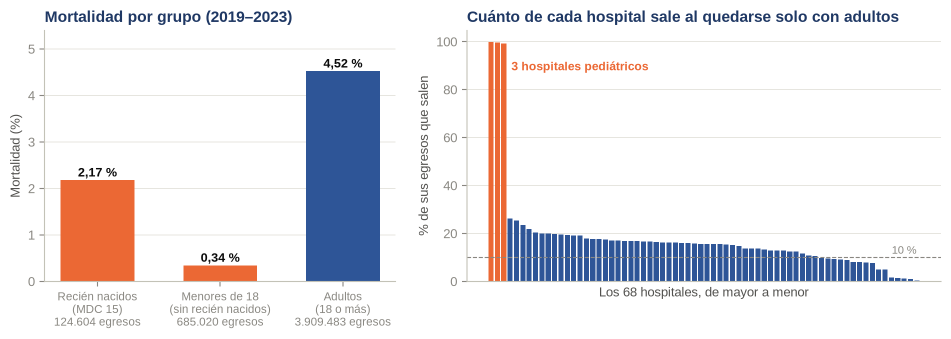
#> input picture fase2_eda/analisis_complementario/g17_menores_rn.png, 1901 x 678 px (shown at 1/2 size); its folder holds only this picture in this run
$ python -i calidad.py   (imports and definitions only)
#> lines starting #> are read from the running program, lines starting #| are printed output that depends on the picture
### fase2_eda/eda/graficos.py
"""Infraestructura gráfica: estilo apto para daltonismo, pie con fuente e índice de figuras.

Reglas (requisito de la Fase 2):
- Backend Agg, paleta Okabe-Ito, PNG a 150 dpi sin metadatos variables: la salida es idéntica
  byte a byte entre corridas.
- Títulos y ejes en español; pie con la fuente (extracto o completo), los años y la nota de supresión.
- Ningún gráfico sin CSV de respaldo: las funciones reciben tablas leídas desde ``salidas/.../tablas``
  y ``guardar_figura`` falla si el CSV indicado no existe.
- Las figuras por hospital llevan aviso de uso interno y usan códigos, no nombres (decisión 10).
"""

from __future__ import annotations

from collections.abc import Callable, Sequence
from dataclasses import dataclass
from pathlib import Path

import matplotlib

matplotlib.use("Agg", force=True)

import matplotlib.pyplot as plt  # noqa: E402
import numpy as np  # noqa: E402
import polars as pl  # noqa: E402
from cycler import cycler  # noqa: E402
from matplotlib.colorbar import Colorbar  # noqa: E402
from matplotlib.colors import LinearSegmentedColormap  # noqa: E402
from matplotlib.figure import Figure  # noqa: E402
from matplotlib.transforms import Bbox  # noqa: E402

from .manifiesto import sha256_archivo  # noqa: E402

OKABE_ITO = ["#0072B2", "#E69F00", "#009E73", "#D55E00", "#56B4E9", "#CC79A7", "#F0E442", "#000000"]
GRIS_SUPRIMIDO = "#D9D9D9"
CMAP_DIVERGENTE = LinearSegmentedColormap.from_list("okabe_div", ["#0072B2", "#FFFFFF", "#D55E00"])
CMAP_SECUENCIAL = "viridis"
DPI = 150
TAMANO = (8.0, 4.8)
RESERVA_PIE = 0.07  # fracción inferior reservada para el pie


class FiguraSinCSV(FileNotFoundError):
    """La figura no tiene un CSV de respaldo en la carpeta de tablas."""


def configurar_estilo() -> None:
    plt.rcParams.update(
        {
            "figure.dpi": DPI,
            "savefig.dpi": DPI,
            "figure.figsize": TAMANO,
            "figure.facecolor": "white",
            "axes.facecolor": "white",
            "savefig.facecolor": "white",
            "font.family": "DejaVu Sans",
            "font.size": 9,
            "axes.titlesize": 10,
            "axes.labelsize": 9,
            "xtick.labelsize": 8,
            "ytick.labelsize": 8,
            "legend.fontsize": 8,
            "axes.spines.top": False,
            "axes.spines.right": False,
            "axes.grid": True,
            "grid.alpha": 0.25,
            "grid.linewidth": 0.6,
            "axes.prop_cycle": cycler(color=OKABE_ITO),
            "axes.unicode_minus": True,
            "pdf.fonttype": 42,
        }
    )


configurar_estilo()


# [21 lines left out: functions nueva_figura, nueva_figura_multiple, pie_figura, not called in this run]


# ----------------------------------------------------------------------------- registro
@dataclass
class _Entrada:
    id_figura: str
    tarea: str
    titulo: str
    descripcion_alternativa: str
    csv: str
    fuente: str
    decision_relacionada: str
    archivo_png: str
    uso_interno: str
    sha256_png: str
    sha256_csv: str


ESQUEMA_INDICE = {
    "id_figura": pl.String,
    "tarea": pl.String,
    "titulo": pl.String,
    "descripcion_alternativa": pl.String,
    "csv": pl.String,
    "fuente": pl.String,
    "decision_relacionada": pl.String,
    "archivo_png": pl.String,
    "uso_interno": pl.String,
    "sha256_png": pl.String,
    "sha256_csv": pl.String,
}


class RegistroFiguras:
    # [77 lines left out: functions __init__, guardar_figura, indice, not called in this run]

    def escribir_indice(self, destino: Path) -> Path:
        self.indice().write_csv(destino)
        return destino

    def ids(self) -> list[str]:
        return sorted(self._entradas)


# --------------------------------------------------------------------------- utilidades
def _a_array(valores) -> np.ndarray:
    return np.array([np.nan if v is None else v for v in valores], dtype=float)


# [142 lines left out: functions barras_verticales, formato_miles, formato_decimal, mapa_calor, formato_barra_decimal, recuadros_de_grupo and 1 more, not called in this run]


def altura_filas(n: int, por_fila: float = 0.17, minimo: float = 4.0, extra: float = 1.8) -> float:
    """Alto de figura (pulgadas) para un gráfico de ``n`` filas con etiquetas legibles: ``n * por_fila + extra``, nunca menor que ``minimo``."""
    return max(float(minimo), float(n) * por_fila + extra)


_DIRECCIONES_ETIQUETA = (
    (0.0, "left", "center"),
    (45.0, "left", "bottom"),
    (90.0, "center", "bottom"),
    (135.0, "right", "bottom"),
    (180.0, "right", "center"),
    (225.0, "right", "top"),
    (270.0, "center", "top"),
    (315.0, "left", "top"),
)
"""Las ocho direcciones que prueba ``etiquetas_sin_solape`` (ángulo en grados, alineación horizontal y vertical), en orden: derecha, arriba a la derecha, arriba..."""
_RADIO_MARCADOR_PX = 4.0
"""Mitad del lado (en píxeles) del cuadro que ocupa un punto: una etiqueta no debe tapar ningún punto."""


# [76 lines left out: functions _area_interseccion, etiquetas_sin_solape, tabla_a_matriz, not called in this run]

### fase2_eda/eda/calidad.py
"""CRISP-DM 2.4: calidad de los datos, lote 1 (fechas, identificador del paciente y duplicados).

Las reglas se declaran en ``config/reglas_calidad.toml``. Cada regla devuelve solo conteos de violaciones
(nunca valores individuales) y, si lo declara ``permite_expuesto``, puede leer las columnas de resultado de 2024
sin entregar nunca una distribución de resultado.

Tablas:
- ``t24_reglas.csv``: violaciones por regla, año (o régimen de IDs) y severidad.
- ``t24_id_largo.csv``: distribución del largo del identificador por año.
- ``t24_id_traslape.csv``: traslape de identificadores entre pares de años.
- ``t24_id_regimenes.csv``: regímenes de identificadores (años que comparten espacio de IDs).
- ``t24_id_consistencia.csv``: identificadores con más de una fecha de nacimiento o sexo, por régimen.
- ``t24_duplicados.csv``: filas duplicadas y episodios solapados por año.
- ``t24_rut_por_columna.csv``: conteo de valores con estructura de RUT por columna y año.
"""

from __future__ import annotations

import tomllib
from collections.abc import Callable
from dataclasses import dataclass, field
from pathlib import Path
from typing import Any

import numpy as np
import polars as pl

from . import config, esquema, graficos, rutas
from . import transformaciones as tr
from .contexto import Contexto
from .informes import Informe, cifra

TAREA = "T05"
ANIOS_TXT = "2019 a 2024"
SEVERIDADES = ("alta", "media", "baja")
ACCIONES = ("anular", "recodificar", "excluir", "informar")
ALCANCES = ("anio", "regimen")
COLUMNAS_BASE = (
    "CIP_ENCRIPTADO",
    "FECHA_NACIMIENTO",
    "SEXO",
    "FECHA_INGRESO",
    "FECHAALTA",
    "COD_HOSPITAL",
    "DIAGNOSTICO1",
)
RE_RUT_POLARS = r"^\d{1,2}\.?\d{3}\.?\d{3}-[\dkK]$"


# ------------------------------------------------------------------------------ reglas
@dataclass(frozen=True)
class Regla:
    id: str
    nombre: str
    tipo: str
    columnas: tuple[str, ...]
    severidad: str
    accion: str
    permite_expuesto: bool
    alcance: str
    referencia: str
    descripcion: str
    umbral: str = ""


GRUPOS_COLUMNAS = {"DIAG": esquema.DIAG, "DIAG_SEC": esquema.DIAG_SEC, "PROC": esquema.PROC}
# Tipos de regla del lote 2 (catálogos y consistencia cruzada); se evalúan en eda/calidad_catalogos.py.
TIPOS_LOTE2 = (
    "cie10_principal_invalido",
    "cie9_invalido",
    "grd_fuera_catalogo",
    "hospital_fuera_catalogo",
    "fallecido_riesgo_grd_cero",
    "sexo_dx_incompatible",
    "mdc15_edad_mayor",
    "mdc14_hombre",
    "grd_ambulatorio_en_hospitalizacion",
    "grd_hospitalizado_en_ambulatoria",
    "tipoalta_sin_rol",
    "usospabellon_invalido",
    "severidad_mortalidad_invalida",
)


# [21 lines left out: function cargar_reglas, not called in this run]


def reglas_lote1(ruta: Path | str | None = None) -> list[Regla]:
    return [r for r in cargar_reglas(ruta) if r.tipo not in TIPOS_LOTE2]


def reglas_lote2(ruta: Path | str | None = None) -> list[Regla]:
    return [r for r in cargar_reglas(ruta) if r.tipo in TIPOS_LOTE2]


def ids_autorizados_expuesto(reglas: list[Regla]) -> list[str]:
    """Reglas que pueden leer columnas de resultado del año expuesto (solo devuelven violaciones)."""
    return [r.id for r in reglas if r.permite_expuesto]


# [52 lines left out: functions validar_reglas, preparar, not called in this run]


# --------------------------------------------------------------- tipos de regla por año
Evaluacion = tuple[int, int]  # (violaciones, evaluados)


def _t_vacio(df: pl.DataFrame, r: Regla, u, anio: int) -> Evaluacion:
    col = r.columnas[0]
    return int(df[col].null_count()), df.height


# [19 lines left out: functions _t_fecha_no_convertible, _t_alta_antes_ingreso, not called in this run]


def _t_estancia_maxima(df: pl.DataFrame, r: Regla, u, anio: int) -> Evaluacion:
    res = df.select((pl.col("_est") > u[r.umbral]).fill_null(False).sum().alias("v"), pl.col("_est").is_not_null().sum().alias("e")).row(0)
    return int(res[0]), int(res[1])


def _t_edad_negativa(df: pl.DataFrame, r: Regla, u, anio: int) -> Evaluacion:
    res = df.select((pl.col("_edad") < u[r.umbral]).fill_null(False).sum().alias("v"), pl.col("_edad").is_not_null().sum().alias("e")).row(0)
    return int(res[0]), int(res[1])


def _t_edad_mayor(df: pl.DataFrame, r: Regla, u, anio: int) -> Evaluacion:
    res = df.select((pl.col("_edad") > u[r.umbral]).fill_null(False).sum().alias("v"), pl.col("_edad").is_not_null().sum().alias("e")).row(0)
    return int(res[0]), int(res[1])


def _t_id_clase(clase: str) -> Callable[..., Evaluacion]:
    def f(df: pl.DataFrame, r: Regla, u, anio: int) -> Evaluacion:
        return int((df["_id_clase"] == clase).sum()), df.height

    return f


# [4 lines left out: function _t_id_corto, not called in this run]


def _t_duplicado_clave(df: pl.DataFrame, r: Regla, u, anio: int) -> Evaluacion:
    sub = df.filter(pl.col("_id_clase") == "numerico").select(list(r.columnas))
    return int(sub.height - sub.unique().height), sub.height


# [10 lines left out: functions _t_anio_alta_distinto, _t_anio_ingreso_distinto, not called in this run]


TIPOS: dict[str, Callable[..., Evaluacion]] = {
    "vacio": _t_vacio,
    "fecha_no_convertible": _t_fecha_no_convertible,
    "alta_antes_ingreso": _t_alta_antes_ingreso,
    "estancia_maxima": _t_estancia_maxima,
    "edad_negativa": _t_edad_negativa,
    "edad_mayor": _t_edad_mayor,
    "id_vacio": _t_id_clase("vacio"),
    "id_centinela": _t_id_clase("centinela"),
    "id_no_numerico": _t_id_clase("no_numerico"),
    "id_corto": _t_id_corto,
    "duplicado_clave": _t_duplicado_clave,
    "anio_alta_distinto": _t_anio_alta_distinto,
    "anio_ingreso_distinto": _t_anio_ingreso_distinto,
}
# Reglas que no se evalúan con la preparación de un solo año.
TIPOS_ESPECIALES = ("id_un_nacimiento", "id_un_sexo", "solape_episodios", "rut_en_columna")


def evaluar_regla(df_prep: pl.DataFrame, r: Regla, u, anio: int) -> Evaluacion:
    return TIPOS[r.tipo](df_prep, r, u, anio)


# [64 lines left out: functions regla_permitida, traslape_ids, detectar_quiebres, regimenes, not called in this run]


def etiqueta_regimen(anios: list[int]) -> str:
    return f"{anios[0]}" if len(anios) == 1 else f"{anios[0]} a {anios[-1]}"


# ------------------------------------------------------- reglas con alcance de régimen
def _consistencia_id(frames: pl.DataFrame) -> tuple[int, int, int, int]:
    """(ids con >=2 episodios, con más de un nacimiento, con más de un sexo, ids con sexo conocido en >=2 episodios)."""
    sexo_ok = pl.col("sexo").is_in(["MUJER", "HOMBRE"])
    g = frames.group_by("id").agg(
        pl.len().alias("n_ep"),
        pl.col("nac").drop_nulls().n_unique().alias("n_nac"),
        pl.col("sexo").filter(sexo_ok).n_unique().alias("n_sexo"),
        sexo_ok.sum().alias("n_sexo_ok"),
    )
    multi = g.filter(pl.col("n_ep") >= 2)
    multi_sexo = g.filter(pl.col("n_sexo_ok") >= 2)
    return (
        multi.height,
        int(multi.filter(pl.col("n_nac") > 1).height),
        int(multi_sexo.filter(pl.col("n_sexo") > 1).height),
        multi_sexo.height,
    )


# [38 lines left out: functions solapes, _fila_regla, not called in this run]


ESQUEMA_REGLAS = {
    "regla_id": pl.String, "nombre": pl.String, "severidad": pl.String, "accion": pl.String, "ambito": pl.String,
    "n_violaciones": pl.Int64, "n_evaluados": pl.Int64, "prop_violaciones": pl.Float64, "estado": pl.String, "nota": pl.String,
}


# [201 lines left out: functions escanear_rut, calcular, ejecutar, _prop_inconsistente, not called in this run]


def _total(r: dict, regla_id: str) -> int | None:
    t = r["reglas"].filter((pl.col("regla_id") == regla_id) & (pl.col("ambito") == "total"))
    return int(t["n_violaciones"][0]) if t.height and t["n_violaciones"][0] is not None else None


# [181 lines left out: functions _resumen, _registrar_metricas, figura_violaciones, figura_traslape, figura_largo_id, agregar_secciones, not called in this run]

>>> import cv2
>>> picture = cv2.imread('../analisis_complementario/g17_menores_rn.png', cv2.IMREAD_GRAYSCALE)
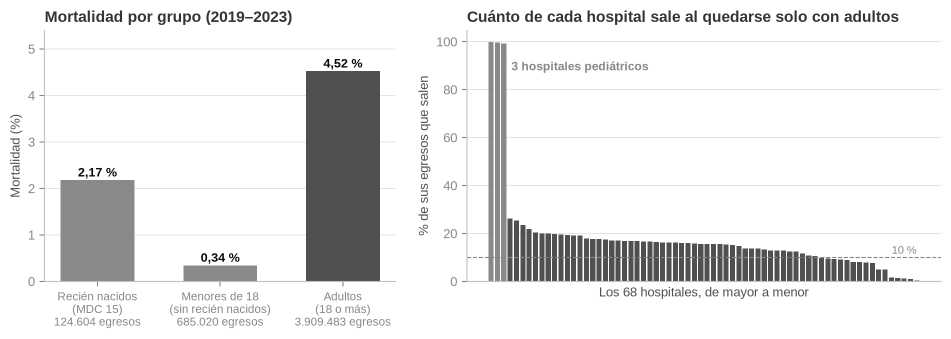
#> picture: shape (678, 1901) (shown at 1/2 size); min 11, max 255, mean 231.8
#> (the run stopped early here; a loop or call above may not have finished)

$ run again, on fase2_eda/analisis_complementario/g18_p99.png
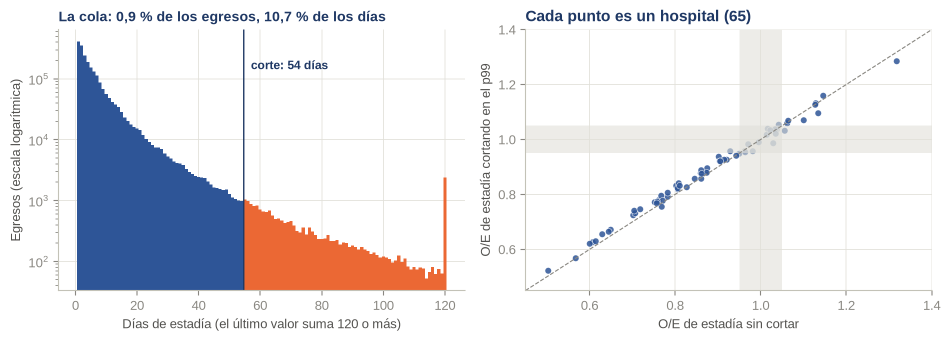
#> input picture fase2_eda/analisis_complementario/g18_p99.png, 1901 x 682 px (shown at 1/2 size)
#> `picture = cv2.imread('../analisis_complementario/g17_menores_rn.png', ..`:
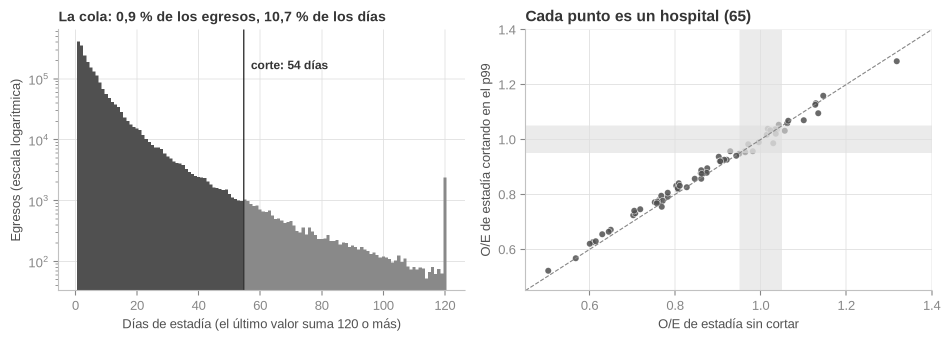
#> picture: shape (682, 1901) (shown at 1/2 size); min 53, max 255, mean 232.2
